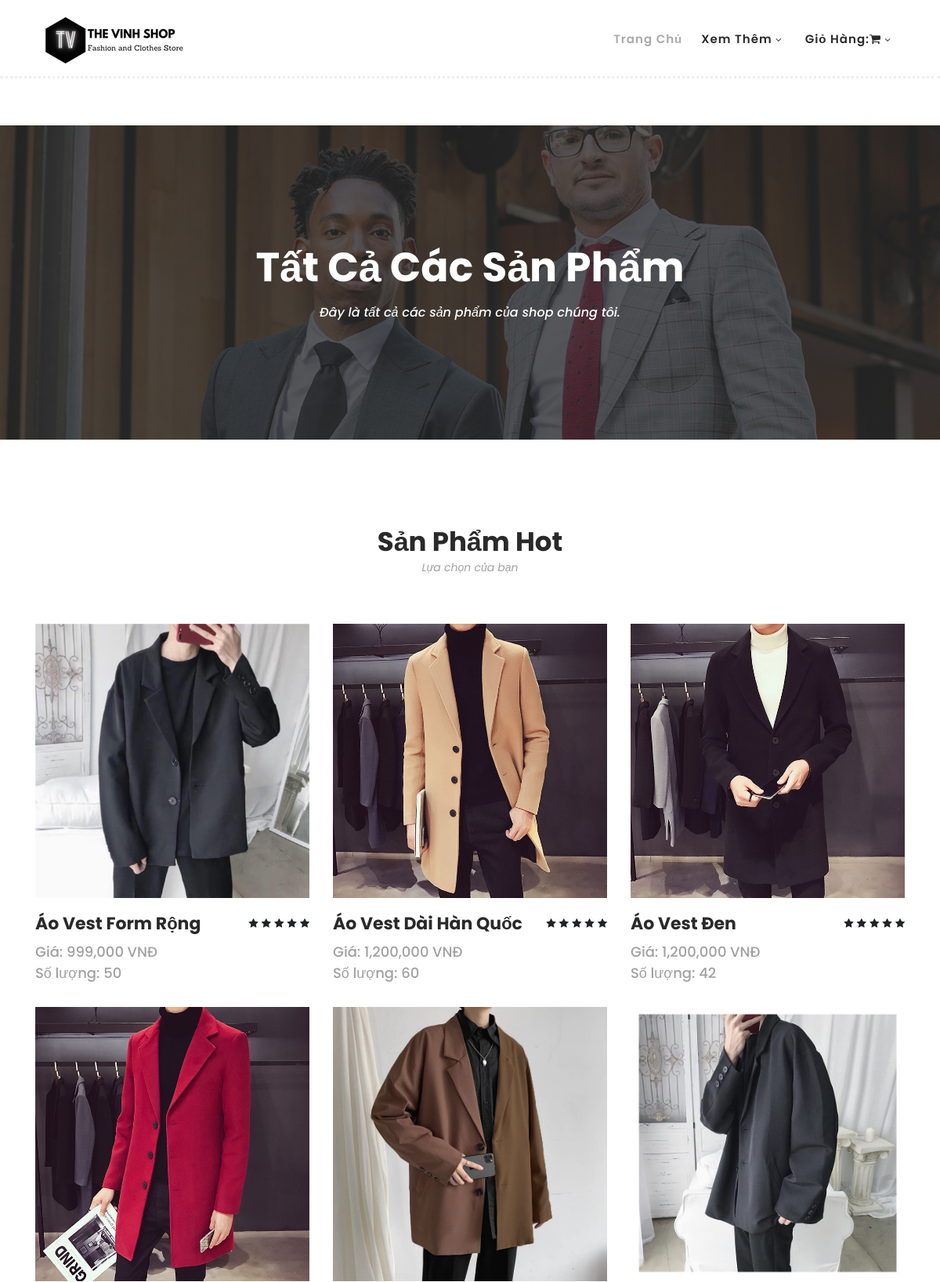
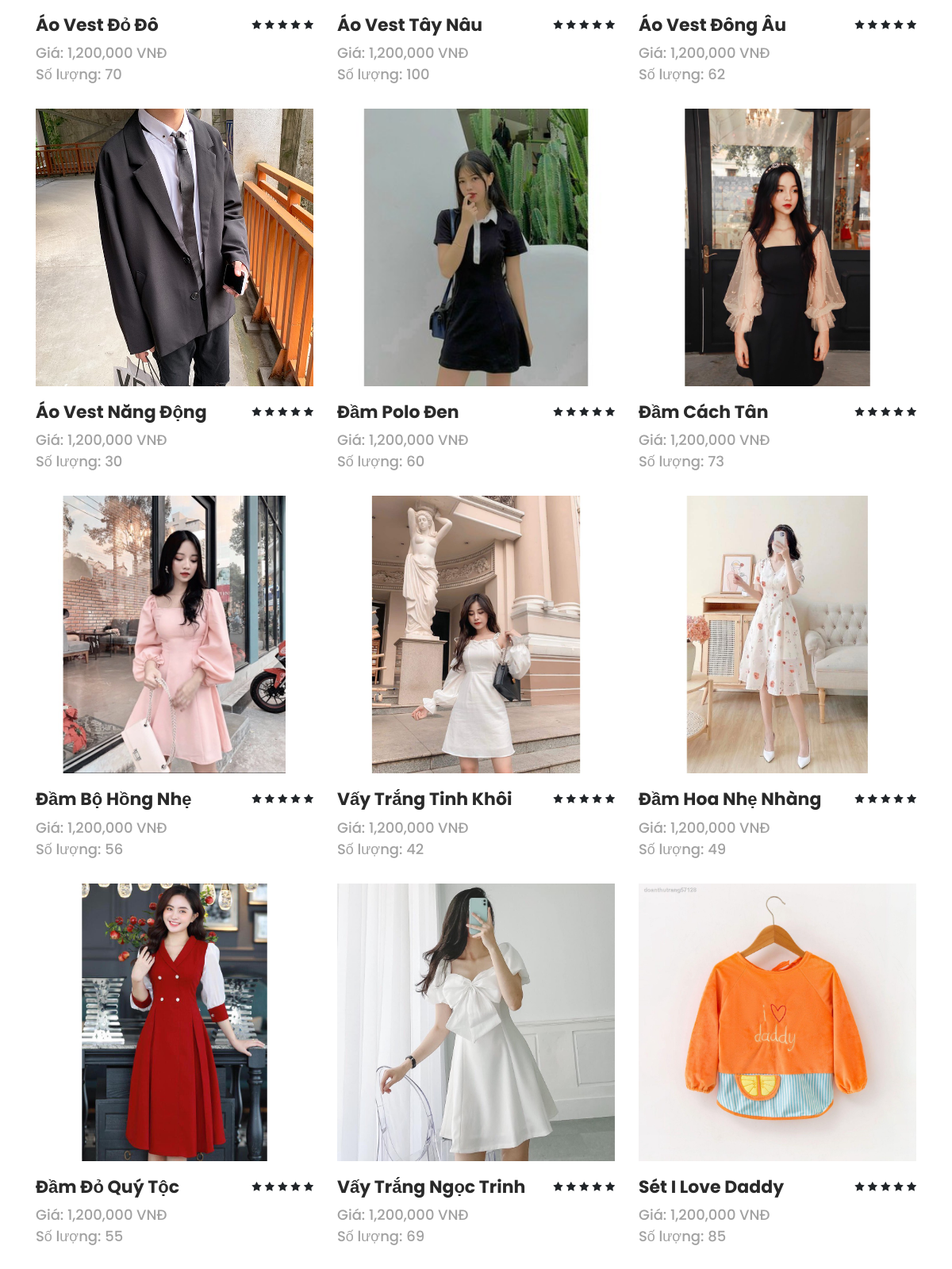
/products.php (upper part), run on the app's committed database (2 pictures, top to bottom).
### tables this page shows
CREATE TABLE `hinhhanghoa` (
  `MaHinh` int(11) NOT NULL,
  `TenHinh` varchar(255) DEFAULT NULL,
  `MSHH` varchar(10) DEFAULT NULL
);

CREATE TABLE `hanghoa` (
  `MSHH` varchar(10) NOT NULL,
  `TenHH` varchar(255) DEFAULT NULL,
  `QuyCach` longtext DEFAULT NULL,
  `Gia` float DEFAULT NULL,
  `SoLuongHang` int(11) DEFAULT NULL,
  `MaLoaiHang` varchar(10) DEFAULT NULL
);

### ConnectionDatabase/Connection.php (called while the page is built, shortened)
<?php
  function executeResutl($sql){
    $conn = new mysqli(HOST, USERNAME, PASSWORD, DATABASE);
    mysqli_set_charset($conn, 'utf8');
    $data = [];
    $result = mysqli_query($conn, $sql);
    if ($result) {
      while($row = mysqli_fetch_array($result)) {
        $data[] = $row;
      }
      } else {
     echo 'Lỗi Rồi Ông Nội Ơi, Kiểm Tra Lại Mấy Câu Query';
    }
    return $data;
  }
?>

### products.php (the view, shortened to what this page needs)
<?php
    include_once('./ConnectionDatabase/Connection.php');
?>
<!DOCTYPE html>
<html lang="en">
  <head>
    <link rel="stylesheet" type="text/css" href="assets/css/bootstrap.min.css">
    <link rel="stylesheet" type="text/css" href="assets/css/font-awesome.css">
    <link rel="stylesheet" href="assets/css/templatemo-hexashop.css">
    <link rel="stylesheet" href="assets/css/owl-carousel.css">
    <link rel="stylesheet" href="assets/css/lightbox.css">
    </head>
    <body>
    <?php
        include_once('./header2.php');
    ?>
    <div class="page-heading" id="top">
        <div class="container">
            <div class="row">
                <div class="col-lg-12">
                    <div class="inner-content">
                        <h2>Tất Cả Các Sản Phẩm</h2>
                        <span>Đây là tất cả các sản phẩm của shop chúng tôi.</span>
                    </div>
                </div>
            </div>
        </div>
    </div>
    <section class="section" id="products">
        <div class="container">
            <div class="row">
                <div class="col-lg-12">
                    <div class="section-heading">
                        <h2>Sản Phẩm Hot</h2>
                        <span>Lựa chọn của bạn</span>
                    </div>
                </div>
            </div>
        </div>
        <div class="container">
            <div class="row">
                <?php
                    $sql_all_product = 'SELECT hanghoa.MaLoaiHang,hanghoa.MSHH, TenHH, Gia, SoLuongHang, TenHinh
                    FROM hanghoa, hinhhanghoa
                    WHERE hanghoa.MSHH = hinhhanghoa.MSHH
                   ';
                   $sql_all_product_result = executeResutl( $sql_all_product);
                   foreach ($sql_all_product_result as $all_product) {
                    $string_temp_all_product_id = "'".$all_product['MSHH']."'";
                    echo '
                    <div class="col-lg-4">
                    <div class="item">
                    <div class="thumb">
                        <div class="hover-content">
                            <ul>
                                <li><a href="single-product.php?mshh='.$all_product['MaLoaiHang'].'&id_product='.$all_product['MSHH'].'"><i class="fa fa-eye"></i></a></li>
                                <li><a href="single-product.php"><i class="fa fa-star"></i></a></li>
                                <li><a onclick="addToCart('.$string_temp_all_product_id.')" ><i class="fa fa-shopping-cart"></i></a></li>
                            </ul>
                        </div>
                        <img src="assets/images/'.$all_product['MaLoaiHang'].'/'.$all_product['TenHinh'].'.jpg" alt="">
                    </div>
                    <div class="down-content">
                        <h4>'.$all_product['TenHH'].'</h4>
                        <span class="price">Giá: '.$all_product['Gia'].' VNĐ</span>
                        <span>Số lượng: '.$all_product['SoLuongHang'].'</span>
                        <ul class="stars">
                            <li><i class="fa fa-star"></i></li>
                            <li><i class="fa fa-star"></i></li>
                            <li><i class="fa fa-star"></i></li>
                            <li><i class="fa fa-star"></i></li>
                            <li><i class="fa fa-star"></i></li>
                        </ul>
                    </div>
                </div>
                    </div>
                    ';
                   }
                ?>
            </div>
        </div>
    </section>
  </body>
</html>

### assets/css/templatemo-hexashop.css (style rules this page uses)
html, body, div, span, applet, object, iframe, h1, h2, h3, h4, h5, h6, p, blockquote, div pre, a, abbr, acronym, address, big, cite, code, del, dfn, em, font, img, ins, kbd, q, s, samp, small, strike, strong, sub, sup, tt, var, b, u, i, center, dl, dt, dd, ol, ul, li, figure, header, nav, section, article, aside, footer, figcaption { margin: 0; padding: 0; border: 0; outline: 0; }
ul, li { padding: 0; margin: 0; list-style: none; }
header, nav, section, article, aside, footer, hgroup { display: block; }
* { box-sizing: border-box; }
html, body { font-family: 'Poppins', sans-serif; font-weight: 400; background-color: #fff; font-size: 16px; -ms-text-size-adjust: 100%; -webkit-font-smoothing: antialiased; -moz-osx-font-smoothing: grayscale; }
h1, h2, h3, h4, h5, h6 { margin-top: 0px; margin-bottom: 0px; }
ul { margin-bottom: 0px; }
html, body { background: #fff; font-family: 'Poppins', sans-serif; }
.section-heading h2 { font-size: 34px; font-weight: 700; color: #2a2a2a; }
.section-heading span { font-size: 14px; color: #a1a1a1; font-style: italic; font-weight: 400; }
.page-heading { margin-top: 160px; margin-bottom: 30px; background-image: url(../images/products-page-heading.jpg); background-position: center center; background-size: cover; background-repeat: no-repeat; }
.page-heading .inner-content { padding: 150px 0px; text-align: center; }
.page-heading .inner-content h2 { font-size: 52px; color: #fff; font-weight: 700; margin-bottom: 15px; }
.page-heading .inner-content span { font-size: 16px; font-weight: 500; color: #fff; font-style: italic; }
#products .section-heading { text-align: center; margin-bottom: 60px; margin-top: 80px; }
#products .item { margin-bottom: 30px; }
#products .item .thumb img { width: 100%; overflow: hidden; }
#products .item .down-content { padding-top: 20px; position: relative; z-index: 3; background-color: #fff; }
#products .item .down-content h4 { font-size: 22px; color: #2a2a2a; font-weight: 700; margin-bottom: 8px; }
#products .item .down-content span { font-size: 18px; color: #a1a1a1; font-weight: 500; display: block; }
#products .item .down-content ul.stars { position: absolute; right: 0; top: 20px; }
#products .item .down-content ul.stars li { display: inline; font-size: 13px; }
#products .item .thumb { position: relative; }

### data on the page
hinhhanghoa: MSHH+TenHinh (picture), MSHH.TenHH "Áo Vest Form Rộng", MSHH.SoLuongHang "50"
hinhhanghoa: MSHH+TenHinh (picture), MSHH.TenHH "Áo Vest Dài Hàn Quốc", MSHH.SoLuongHang "60"
hinhhanghoa: MSHH+TenHinh (picture), MSHH.TenHH "Áo Vest Đen", MSHH.SoLuongHang "42"
hinhhanghoa: MSHH+TenHinh (picture), MSHH.TenHH "Áo Vest Đỏ Đô", MSHH.SoLuongHang "70"
hinhhanghoa: MSHH+TenHinh (picture), MSHH.TenHH "Áo Vest Tây Nâu", MSHH.SoLuongHang "100"
hinhhanghoa: MSHH+TenHinh (picture), MSHH.TenHH "Áo Vest Đông Âu", MSHH.SoLuongHang "62"
hinhhanghoa: MSHH+TenHinh (picture), MSHH.TenHH "Áo Vest Năng Động", MSHH.SoLuongHang "30"
hinhhanghoa: MSHH+TenHinh (picture), MSHH.TenHH "Đầm Polo Đen", MSHH.SoLuongHang "60"
hinhhanghoa: MSHH+TenHinh (picture), MSHH.TenHH "Đầm Cách Tân", MSHH.SoLuongHang "73"
hinhhanghoa: MSHH+TenHinh (picture), MSHH.TenHH "Đầm Bộ Hồng Nhẹ", MSHH.SoLuongHang "56"
hinhhanghoa: MSHH+TenHinh (picture), MSHH.TenHH "Vấy Trắng Tinh Khôi", MSHH.SoLuongHang "42"
hinhhanghoa: MSHH+TenHinh (picture), MSHH.TenHH "Đầm Hoa Nhẹ Nhàng", MSHH.SoLuongHang "49"
hinhhanghoa: MSHH+TenHinh (picture), MSHH.TenHH "Đầm Đỏ Quý Tộc", MSHH.SoLuongHang "55"
hinhhanghoa: MSHH+TenHinh (picture), MSHH.TenHH "Vấy Trắng Ngọc Trinh", MSHH.SoLuongHang "69"
hinhhanghoa: MSHH+TenHinh (picture), MSHH.TenHH "Sét I Love Daddy", MSHH.SoLuongHang "85"
